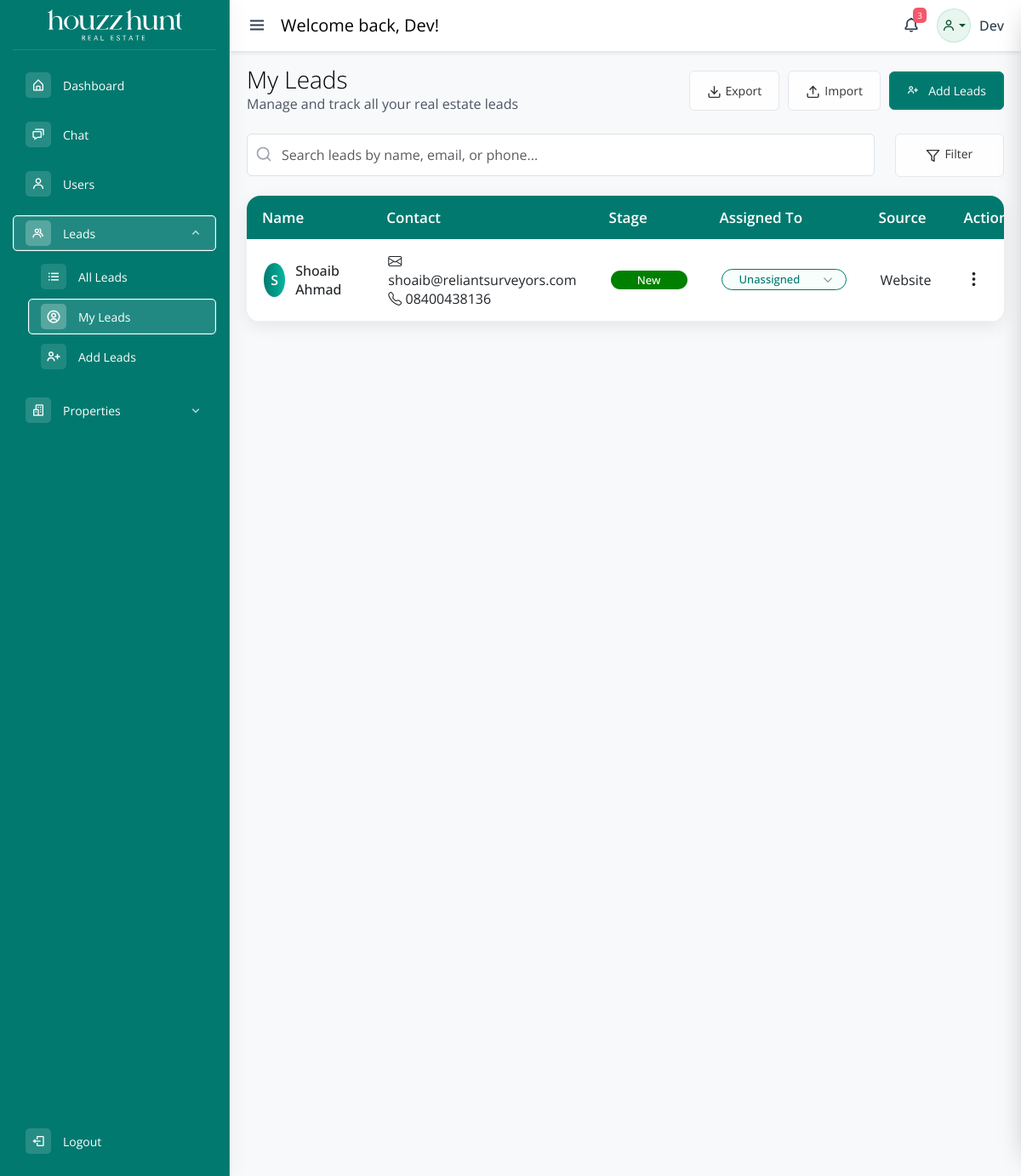
Page /my-leads.php (signed in) on the committed database.
### tables this page shows
CREATE TABLE `all_leads` (
  `id` int(10) UNSIGNED NOT NULL,
  `stage` varchar(50) DEFAULT NULL,
  `rating` varchar(50) DEFAULT NULL,
  `assigned_to` varchar(255) DEFAULT NULL,
  `source` varchar(100) DEFAULT NULL,
  `name` varchar(255) DEFAULT NULL,
  `phone` varchar(50) DEFAULT NULL,
  `email` varchar(255) DEFAULT NULL,
  `alternate_phone` varchar(50) DEFAULT NULL,
  `nationality` varchar(100) DEFAULT NULL,
  `interested_in` varchar(100) DEFAULT NULL,
  `property_type` varchar(100) DEFAULT NULL,
  `location_preferences` varchar(255) DEFAULT NULL,
  `budget_range` varchar(100) DEFAULT NULL,
  `size_required` varchar(100) DEFAULT NULL,
  `purpose` varchar(255) DEFAULT NULL,
  `urgency` varchar(100) DEFAULT NULL,
  `alternate_email` varchar(255) DEFAULT NULL,
  `payout_received` tinyint(1) NOT NULL DEFAULT 0,
  `created_by` int(10) UNSIGNED DEFAULT NULL,
  `created_by_name` varchar(255) DEFAULT NULL,
  `created_at` timestamp NOT NULL DEFAULT current_timestamp()
);

### my-leads.php (the view, shortened to what this page needs)
<?php
require_once __DIR__ . '/includes/config.php';
function normalize_assignee_label(?string $value): string
{
    $trimmed = trim((string) $value);
    return function_exists('mb_strtolower')
        ? mb_strtolower($trimmed, 'UTF-8')
        : strtolower($trimmed);
}
function format_lead_stage(?string $rawStage): string
{
    $parts = array_filter(array_map('trim', explode(',', $rawStage)), static function ($part) {
        return $part !== '';
    });
    if (!empty($parts)) {
        $firstPart = (string) array_shift($parts);
        $firstPart = trim($firstPart, " \t\n\r\0\x0B\"'[]");
        if ($firstPart !== '') {
            return $firstPart;
        }
    }
    $cleaned = trim($rawStage, " \t\n\r\0\x0B\"[]");
    return $cleaned !== '' ? $cleaned : 'New';
}
function stage_badge_class(string $stage): string
{
    $slug = strtolower(preg_replace('/[^a-z0-9]+/i', '-', $stage));
    return $slug !== '' ? $slug : 'new';
}
function fetch_lead_activities(mysqli $mysqli, array $leadIds): array
{
    $activities = [];
    return $activities;
}
function lead_avatar_initial(string $name): string
{
    if (function_exists('mb_substr')) {
        return strtoupper(mb_substr($name, 0, 1, 'UTF-8'));
    }
    return strtoupper(substr($name, 0, 1));
}
function build_lead_payload(array $lead, array $relatedActivities = []): array
{
    $leadName = trim($lead['name'] ?? '') !== '' ? $lead['name'] : 'Unnamed Lead';
    $stageLabel = format_lead_stage($lead['stage'] ?? '');
    $stageClass = stage_badge_class($stageLabel);
    $leadEmail = trim((string) ($lead['email'] ?? ''));
    $leadPhone = trim((string) ($lead['phone'] ?? ''));
    $assignedTo = trim((string) ($lead['assigned_to'] ?? ''));
    $createdAtRaw = $lead['created_at'] ?? null;
    $createdAtDisplay = '—';
    if ($createdAtRaw) {
        $createdTimestamp = strtotime((string) $createdAtRaw);
        if ($createdTimestamp !== false) {
            $createdAtDisplay = date('M d, Y g:i A', $createdTimestamp);
        }
    }
    $leadTags = array_values(array_filter(array_map('trim', [
        $lead['purpose'] ?? '',
        $lead['urgency'] ?? '',
        $lead['size_required'] ?? '',
    ]), static function ($tag) {
        return $tag !== '';
    }));
    $existingHistory = [];
    $historyEntries = $existingHistory;
    $historyDescriptions = array_map(static function ($entry) {
        return isset($entry['description']) ? trim((string) $entry['description']) : '';
    }, $historyEntries);
    if ($stageLabel !== '') {
        $stageDescription = 'Stage set to ' . $stageLabel;
        if (!in_array($stageDescription, $historyDescriptions, true)) {
            $historyEntries[] = [
                'description' => $stageDescription,
                'timestamp' => $createdAtDisplay,
            ];
        }
    }
    if ($assignedTo !== '') {
        $assignmentDescription = 'Assigned to ' . $assignedTo;
        if (!in_array($assignmentDescription, $historyDescriptions, true)) {
            $historyEntries[] = [
                'description' => $assignmentDescription,
                'timestamp' => $createdAtDisplay,
            ];
        }
    }
    if (!in_array('Lead created', $historyDescriptions, true)) {
        $historyEntries[] = [
            'description' => 'Lead created',
            'timestamp' => $createdAtDisplay,
        ];
    }
    $existingRemarks = [];
    $existingFiles = [];
    return [
        'id' => isset($lead['id']) ? (int) $lead['id'] : null,
        'name' => $leadName,
        'stage' => $stageLabel,
        'stageClass' => $stageClass,
        'rating' => trim((string) ($lead['rating'] ?? '')),
        'phone' => $leadPhone,
        'alternatePhone' => trim((string) ($lead['alternate_phone'] ?? '')),
        'email' => $leadEmail,
        'alternateEmail' => trim((string) ($lead['alternate_email'] ?? '')),
        'nationality' => trim((string) ($lead['nationality'] ?? '')),
        'locationPreferences' => trim((string) ($lead['location_preferences'] ?? '')),
        'propertyType' => trim((string) ($lead['property_type'] ?? '')),
        'interestedIn' => trim((string) ($lead['interested_in'] ?? '')),
        'budgetRange' => trim((string) ($lead['budget_range'] ?? '')),
        'moveInTimeline' => trim((string) ($lead['urgency'] ?? '')),
        'propertiesInterestedIn' => trim((string) ($lead['location_preferences'] ?? '')),
        'purpose' => trim((string) ($lead['purpose'] ?? '')),
        'sizeRequired' => trim((string) ($lead['size_required'] ?? '')),
        'source' => trim((string) ($lead['source'] ?? '')) !== '' ? trim((string) ($lead['source'] ?? '')) : '—',
        'assignedTo' => $assignedTo,
        'createdAt' => $createdAtRaw,
        'createdAtDisplay' => $createdAtDisplay,
        'tags' => $leadTags,
        'remarks' => $existingRemarks,
        'files' => $existingFiles,
        'history' => $historyEntries,
        'avatarInitial' => lead_avatar_initial($leadName),
    ];
}
$currentUserRole = trim((string) ($_SESSION['role'] ?? ''));
$leadsById = [];
$leadQueryError = '';
$roleLikePatterns = [];
if ($currentUserRole !== '') {
    $normalizedRole = normalize_assignee_label($currentUserRole);
    if ($normalizedRole !== '') {
        $roleLikePatterns[] = '%' . $normalizedRole . '%';
    }
}
if (!empty($roleLikePatterns)) {
    $roleLikePatterns = array_values(array_unique($roleLikePatterns));
    $likeFragments = implode(' OR ', array_fill(0, count($roleLikePatterns), 'LOWER(assigned_to) LIKE ?'));
    $sql = "SELECT * FROM all_leads WHERE assigned_to IS NOT NULL AND TRIM(assigned_to) <> '' AND ($likeFragments) ORDER BY created_at DESC";
    $stmt = $mysqli->prepare($sql);
    if ($stmt instanceof mysqli_stmt) {
        $paramTypes = str_repeat('s', count($roleLikePatterns));
        $stmt->bind_param($paramTypes, ...$roleLikePatterns);
        if ($stmt->execute()) {
            $result = $stmt->get_result();
            if ($result instanceof mysqli_result) {
                while ($row = $result->fetch_assoc()) {
                    $leadId = (int) $row['id'];
                    if (!isset($leadsById[$leadId])) {
                        $leadsById[$leadId] = $row;
                    }
                }
            }
        }
    } elseif ($leadQueryError === '') {
        $leadQueryError = 'Unable to prepare the role-based lead lookup query. Please try again later.';
    }
}
$leads = array_values($leadsById);
$leadIds = array_filter(array_map(static function ($lead) {
    return isset($lead['id']) ? (int) $lead['id'] : 0;
}, $leads));
$leadActivities = !empty($leadIds) ? fetch_lead_activities($mysqli, $leadIds) : [];
include __DIR__ . '/includes/common-header.php';
?>
<div id="adminPanel">
    <?php include __DIR__ . '/includes/sidebar.php'; ?>
    <?php include __DIR__ . '/includes/topbar.php'; ?>
    <main class="main-content">
        <form action="">
            <div class="allLeads">
                <div class="container-fluid p-0">
                    <div class="row align-items-center mb-4">
                        <div class="col-lg-5">
                            <h1 class="main-heading">My Leads</h1>
                            <p class="subheading">Manage and track all your real estate leads</p>
                        </div>
                        <div class="col-lg-7">
                            <div class="right-align">
                                <div class="addlead">
                                    <a href="add-leads.php" class="btn btn-primary"><i class="bx bx-user-plus me-1"></i>
                                        &nbsp;Add Leads</a>
                                </div>
                                <div class="filterbtn">
                                    <button class="btn btn-light">Import</button>
                                </div>
                                <div class="filterbtn">
                                    <button class="btn btn-light">Export</button>
                                </div>
                            </div>
                        </div>
                    </div>
                    <div class="row">
                        <div class="col-lg-10">
                            <div class="lead-search">
                                <div class="form-group">
                                    <input type="text" class="form-control"
                                        placeholder="Search leads by name, email, or phone...">
                                    <span>
                                    </span>
                                </div>
                            </div>
                        </div>
                        <div class="col-lg-2">
                            <div class="filterbtn">
                                <button type="button" class="btn btn-light w-100" id="filterToggle" aria-expanded="false"
                                    aria-controls="leadFilters"><svg xmlns="http://www.w3.org/2000/svg" width="24"
                                        height="24" viewBox="0 0 24 24" fill="none" stroke="currentColor"
                                        stroke-width="2" stroke-linecap="round" stroke-linejoin="round"
                                        class="lucide lucide-filter w-5 h-5">
                                        <polygon points="22 3 2 3 10 12.46 10 19 14 21 14 12.46 22 3"></polygon>
                                    </svg>Filter</button>
                            </div>
                        </div>
                    </div>
                </div>
            </div>
        </form>
        <div class="card lead-table-card">
            <div class="card-body p-0">
                <div class="table-responsive">
                    <table class="table table-hover align-middle mb-0 lead-table">
                        <thead>
                            <tr>
                                <th scope="col">Name</th>
                                <th scope="col">Contact</th>
                                <th scope="col">Stage</th>
                                <th scope="col">Assigned To</th>
                                <th scope="col">Source</th>
                                <th scope="col">Actions</th>
                            </tr>
                        </thead>
                        <tbody>
                            <?php if ($leadQueryError !== ''): ?>
                                <tr>
                                    <td colspan="6" class="text-center py-4 text-danger">
                                        <?php echo htmlspecialchars($leadQueryError); ?>
                                    </td>
                                </tr>
                            <?php elseif (empty($leads)): ?>
                                <tr>
                                    <td colspan="6" class="text-center py-4">No leads assigned to you yet.</td>
                                </tr>
                            <?php else: ?>
                                <?php foreach ($leads as $lead): ?>
                                    <?php
                                    $leadIdValue = isset($lead['id']) ? (int) $lead['id'] : 0;
                                    $leadRelated = $leadIdValue && isset($leadActivities[$leadIdValue]) ? $leadActivities[$leadIdValue] : [];
                                    $leadPayload = build_lead_payload($lead, $leadRelated);
                                    $leadJson = htmlspecialchars(json_encode($leadPayload, JSON_HEX_TAG | JSON_HEX_APOS | JSON_HEX_QUOT | JSON_HEX_AMP | JSON_UNESCAPED_UNICODE), ENT_QUOTES, 'UTF-8');
                                    $leadName = $leadPayload['name'];
                                    $leadEmail = $leadPayload['email'];
                                    $leadPhone = $leadPayload['phone'];
                                    $stageLabel = $leadPayload['stage'];
                                    $stageClass = $leadPayload['stageClass'];
                                    $sourceLabel = $leadPayload['source'];
                                    $avatarInitial = $leadPayload['avatarInitial'];
                                    ?>
                                    <tr class="lead-table-row" data-lead-json="<?php echo $leadJson; ?>" data-lead-id="<?php echo isset($leadPayload['id']) ? (int) $leadPayload['id'] : 0; ?>" data-lead-name="<?php echo htmlspecialchars($leadName); ?>" tabindex="0" role="button" aria-label="View details for <?php echo htmlspecialchars($leadName); ?>">
                                        <td>
                                            <div class="lead-info">
                                                <div class="avatar" data-lead-avatar><?php echo htmlspecialchars($avatarInitial); ?></div>
                                                <div><strong data-lead-name><?php echo htmlspecialchars($leadName); ?></strong></div>
                                            </div>
                                        </td>
                                        <td>
                                            <div class="contact-info" data-lead-contact>
                                                <?php if ($leadEmail !== ''): ?>
                                                    <span data-lead-contact-email><i class="bi bi-envelope"></i> <?php echo htmlspecialchars($leadEmail); ?></span>
                                                    <?php if ($leadPhone !== ''): ?><br><?php endif; ?>
                                                <?php endif; ?>
                                                <?php if ($leadPhone !== ''): ?>
                                                    <span data-lead-contact-phone><i class="bi bi-telephone"></i> <?php echo htmlspecialchars($leadPhone); ?></span>
                                                <?php endif; ?>
                                            </div>
                                        </td>
                                        <td data-lead-stage>
                                            <div class="stage-badge <?php echo htmlspecialchars($stageClass); ?>" data-lead-stage-pill><?php echo htmlspecialchars($stageLabel); ?></div>
                                        </td>
                                        <td>
                                            <div class="assigned-dropdown" data-prevent-lead-open>
                                                <select class="form-select assigned-select" data-lead-assigned-select>
                                                    <option value="">Unassigned</option>
                                                </select>
                                            </div>
                                        </td>
                                        <td data-lead-source><?php echo htmlspecialchars($sourceLabel); ?></td>
                                        <td>
                                            <div class="dropdown" data-prevent-lead-open>
                                                <button class="btn btn-link p-0 border-0 text-dark" type="button" data-bs-toggle="dropdown" aria-expanded="false">
                                                    <i class="bi bi-three-dots-vertical fs-5"></i>
                                                </button>
                                            </div>
                                        </td>
                                    </tr>
                                <?php endforeach; ?>
                            <?php endif; ?>
                        </tbody>
                    </table>
                </div>
            </div>
        </div>
    </main>
</div>
<?php include __DIR__ . '/includes/common-footer.php'; ?>

### rows in the picture
all_leads: avatarInitial "S", name "Shoaib Ahmad", email "shoaib@reliantsurveyors.com", phone "08400438136", stageLabel "New", source "Website"

### other values in the picture
$displayName "Dev"
